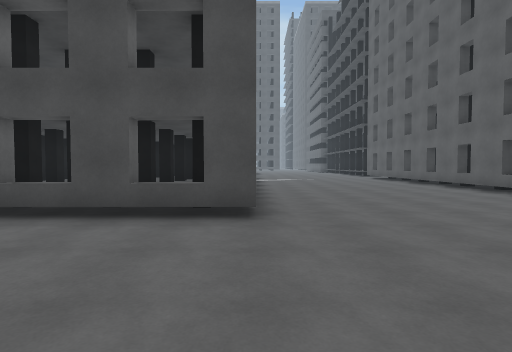
View 1 (above)

24 first-person views from a walk through a scene from a Unity 3-D project. The camera is 1.4 m above the floor, tilts 2° down and sees 80° across. The floor is counted in squares, 2 m on a side. Each view is taken from the middle of a square. On the plan, view 1 faces up. The plan holds only what a view shows up to about 10 squares ahead; the rest is blank. The place goes on beyond the plan. The player character is not drawn. Some animated figures are not drawn.

View 2
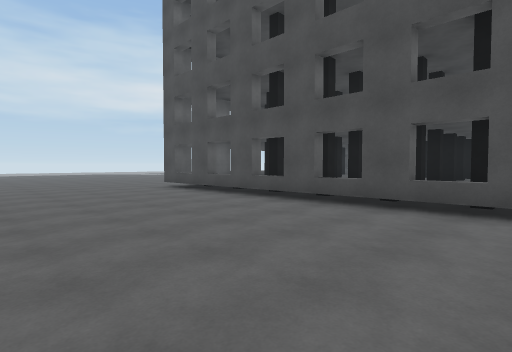

View 3
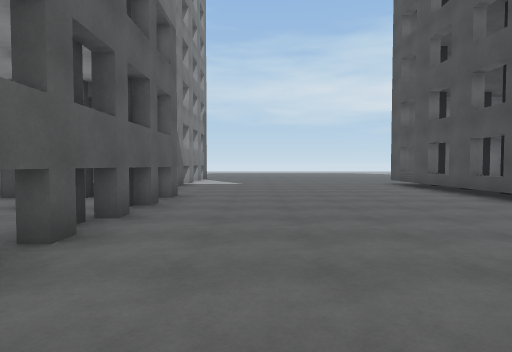

View 4
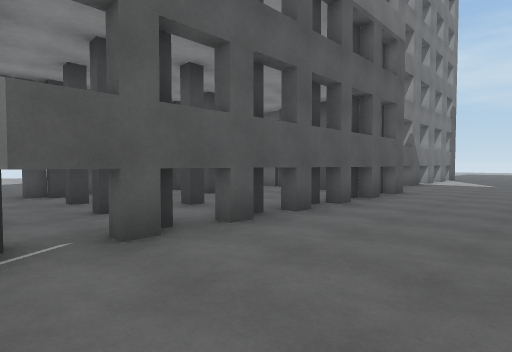

View 5
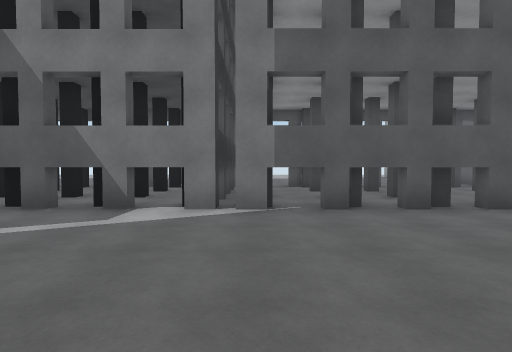

View 6
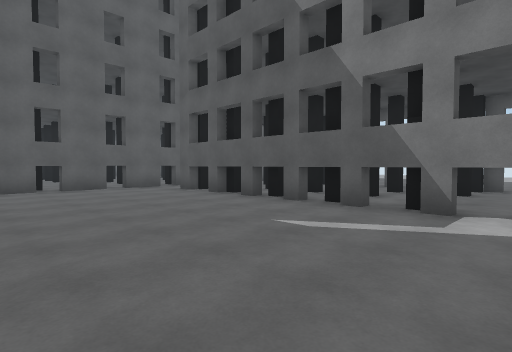

View 7
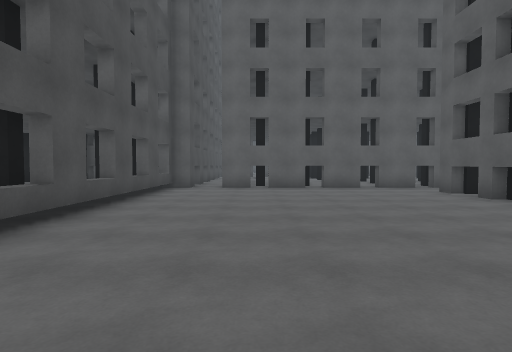

View 8
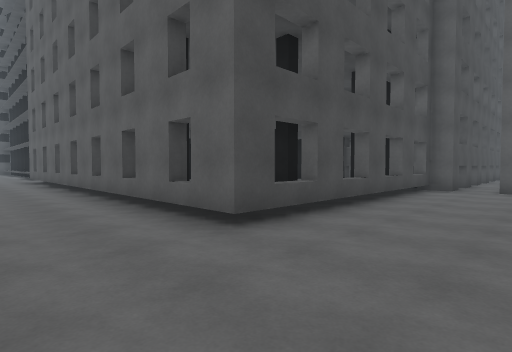

View 9
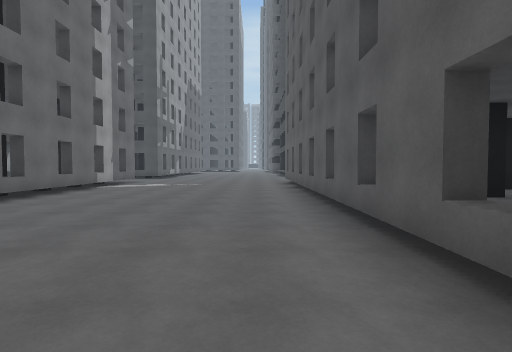

View 10
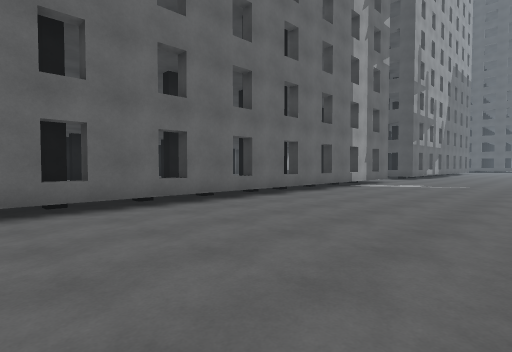

View 11
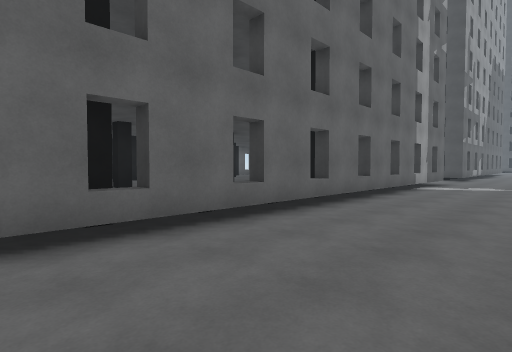

View 12
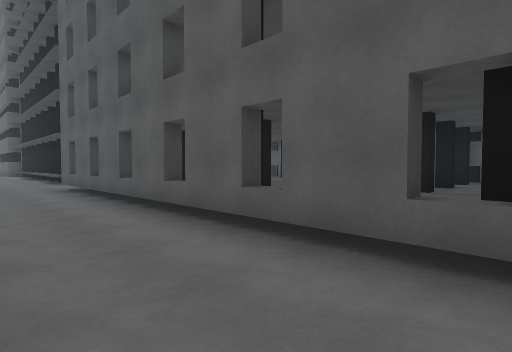

View 13
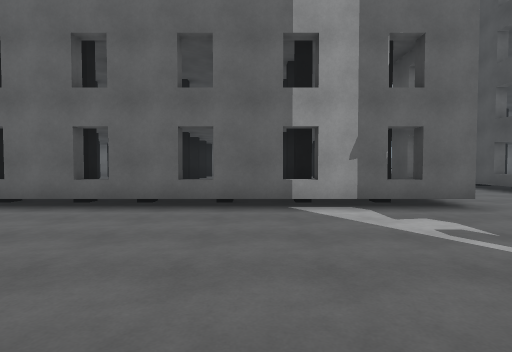

View 14
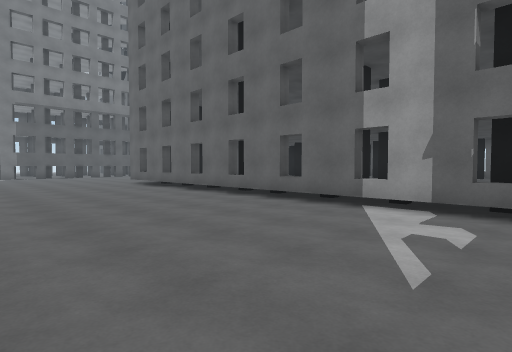

View 15
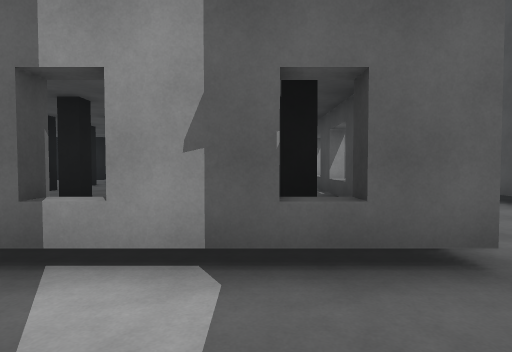

View 16
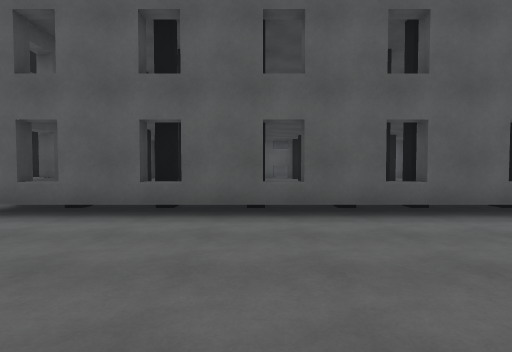

View 17
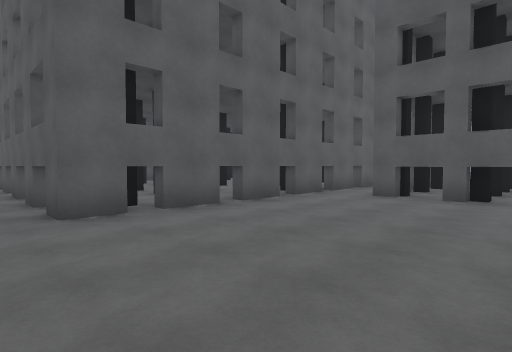

View 18
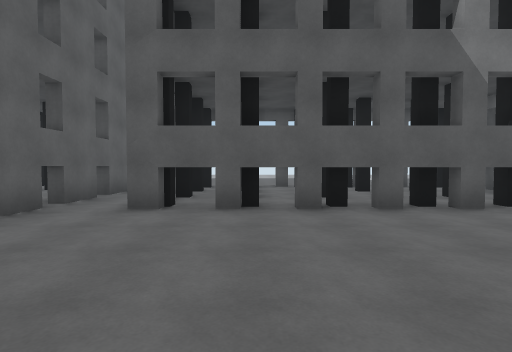

View 19
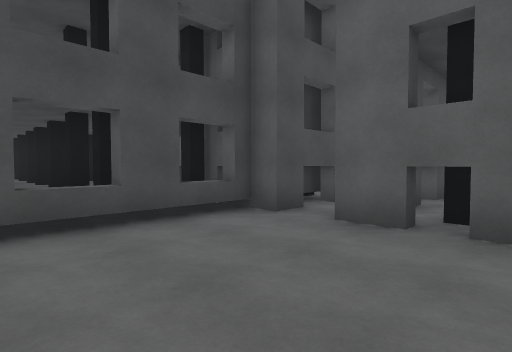

View 20
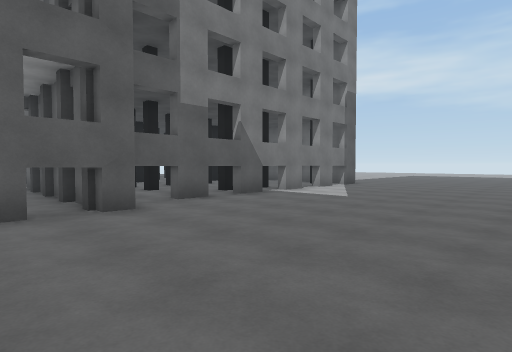

View 21
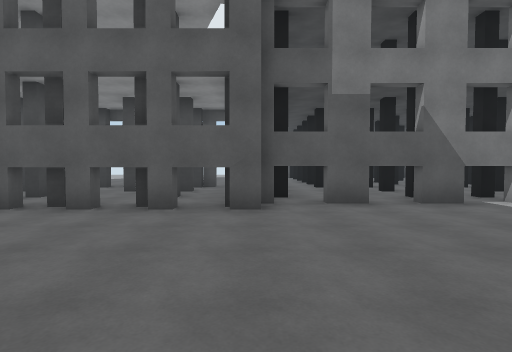

View 22
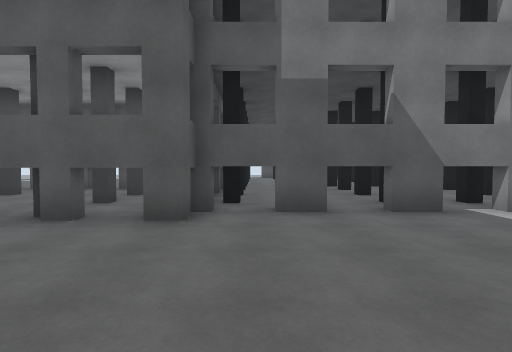

View 23
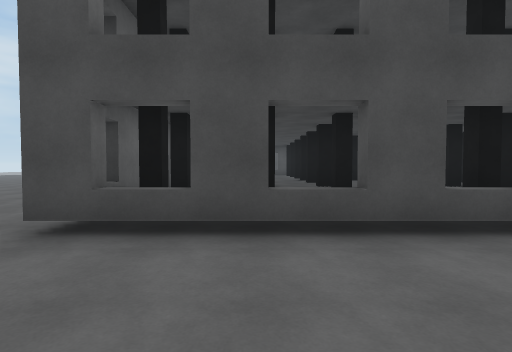

View 24
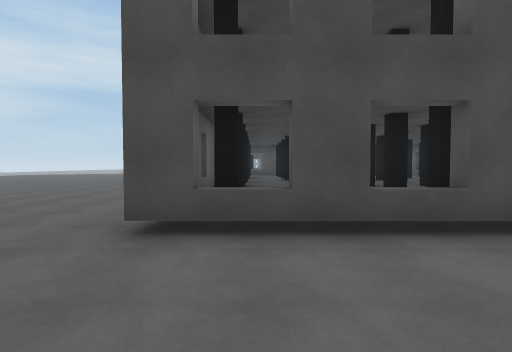

### Floor plan
Key: @ floor where view 1 was taken; # wall or solid block; . main floor; : floor 0.5 m higher than the main floor; B building.
Columns run from 9 left of view 1 to 16 right of it. Each row starts with its distance up from view 1.
 16     BBBBB#......B BB
 15      B  B#......B
 14     BB BB#......B
 13         :#......B BB
 12      B  BB......B
 11  BB BB BB#......B
 10  BB BB BB#......B BB B
  9         :#......B BB BB
  8 #BB BB BB#......B     B
  7 #BB BB BB#......B BB BBB
  6 #       :#......B BB:BBB
  5 #BB:BB:BB#......##B#B#BBBB
  4 #B####B#B#.............###
  3 .......................###
  2 .......................B.B
  1 .......................#.
  0 .........@.............B.B
 -1 .......................#.B
 -2 .......................#
 -3 ....#BB##BB####BB##BB#.#
 -4 ####B.......BB.......B.#
 -5 B.BBB.B..BB.BB.BB.BB.B.#.B
 -6 B.BBB.BB.BB.BB.BB.BB.B.#
 -7  ...B.......##.......#
 -8 B.BB#BB##BB####BB##BB#
 -9 B BB#      .
-10     #

Positions as (right, up) in squares from view 1, and headings:
1: (0, 0), facing up
2: (0, -1), facing up-left
3: (2, -1), facing left
4: (3, 0), facing down-left
5: (3, 2), facing down
6: (4, 2), facing down-right
7: (4, 2), facing right
8: (4, 2), facing up-right
9: (5, 4), facing up
10: (5, 4), facing up-left
11: (3, 4), facing up-left
12: (4, 7), facing up-right
13: (5, 13), facing left
14: (5, 16), facing down-left
15: (2, 15), facing left
16: (2, 13), facing right
17: (9, 4), facing down-right
18: (10, 2), facing down
19: (10, 1), facing up-right
20: (-3, 2), facing down-left
21: (-5, 2), facing down
22: (-6, 1), facing down
23: (-7, 1), facing up
24: (-8, 1), facing up
